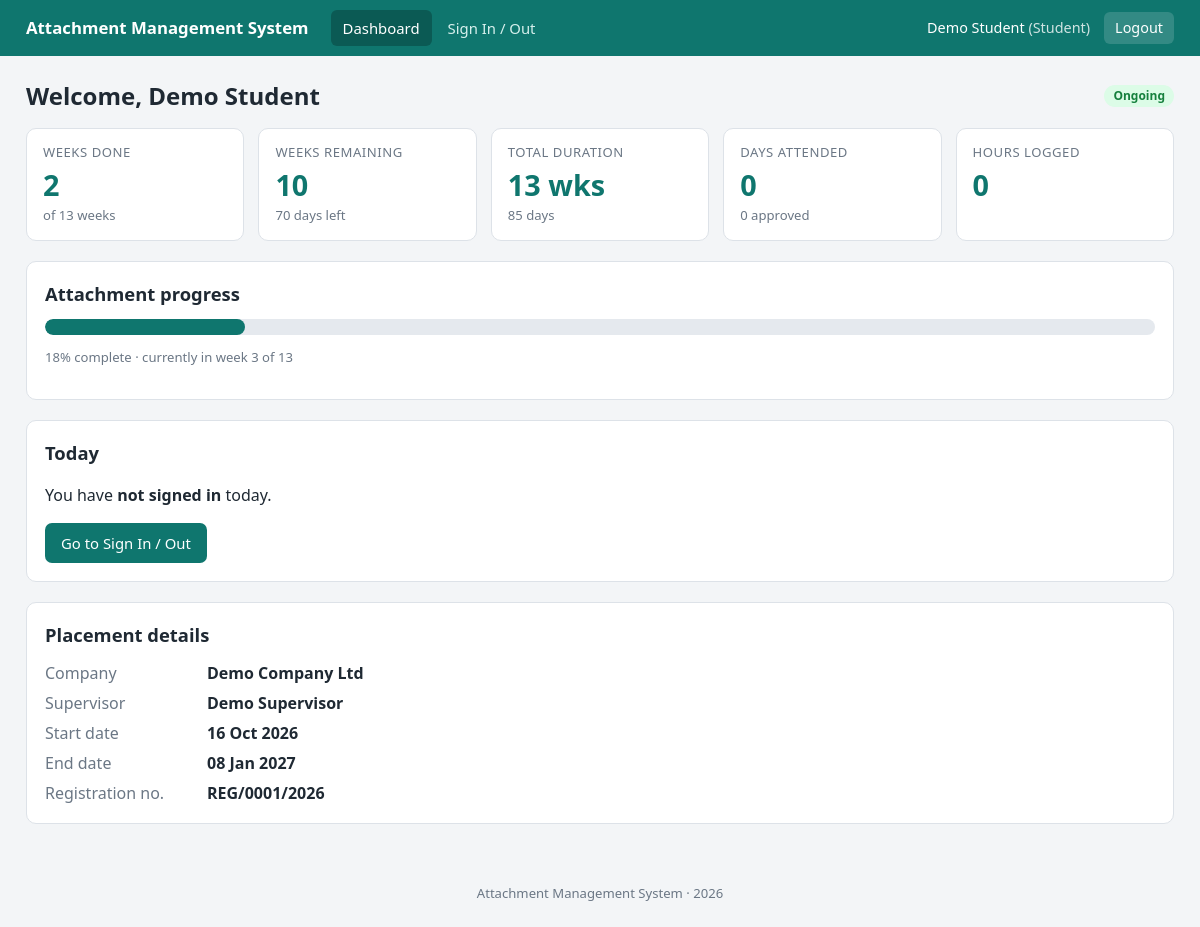
Page /dashboard.php (signed in) on the committed database.
### tables this page shows
CREATE TABLE IF NOT EXISTS placements (
  id INT AUTO_INCREMENT PRIMARY KEY,
  student_id INT NOT NULL,
  company_id INT NOT NULL,
  supervisor_id INT NULL,
  start_date DATE NOT NULL,
  end_date DATE NOT NULL,
  created_at TIMESTAMP NOT NULL DEFAULT CURRENT_TIMESTAMP,
  UNIQUE KEY uq_student (student_id),
  CONSTRAINT fk_pl_student FOREIGN KEY (student_id) REFERENCES users(id) ON DELETE CASCADE,
  CONSTRAINT fk_pl_company FOREIGN KEY (company_id) REFERENCES companies(id) ON DELETE RESTRICT,
  CONSTRAINT fk_pl_supervisor FOREIGN KEY (supervisor_id) REFERENCES users(id) ON DELETE SET NULL
);

CREATE TABLE IF NOT EXISTS users (
  id INT AUTO_INCREMENT PRIMARY KEY,
  full_name VARCHAR(120) NOT NULL,
  email VARCHAR(120) NOT NULL UNIQUE,
  password VARCHAR(255) NOT NULL,
  role ENUM('student','supervisor','coordinator','admin') NOT NULL,
  reg_no VARCHAR(50) NULL,
  phone VARCHAR(30) NULL,
  status ENUM('active','disabled') NOT NULL DEFAULT 'active',
  created_at TIMESTAMP NOT NULL DEFAULT CURRENT_TIMESTAMP
);

CREATE TABLE IF NOT EXISTS companies (
  id INT AUTO_INCREMENT PRIMARY KEY,
  name VARCHAR(150) NOT NULL,
  location VARCHAR(150) NULL,
  contact_person VARCHAR(120) NULL,
  phone VARCHAR(30) NULL,
  created_at TIMESTAMP NOT NULL DEFAULT CURRENT_TIMESTAMP
);

### includes/init.php (called while the page is built, shortened)
<?php
try {
    $db = new mysqli(DB_HOST, DB_USER, DB_PASS, DB_NAME);
    $db->set_charset('utf8mb4');
} catch (mysqli_sql_exception $ex) {
    die('<h3>Database connection failed</h3><p>Start <b>Apache</b> and <b>MySQL</b> in the XAMPP Control Panel, then import <code>database.sql</code> in phpMyAdmin.</p>');
}
function e($s) { return htmlspecialchars((string)$s, ENT_QUOTES, 'UTF-8'); }
function q($sql, $types = '', ...$params) {
    global $db;
    $st = $db->prepare($sql);
    if ($types !== '') {
        $st->bind_param($types, ...$params);
    }
    $st->execute();
    return $st;
}
function rows($sql, $types = '', ...$params) {
    return q($sql, $types, ...$params)->get_result()->fetch_all(MYSQLI_ASSOC);
}
function row($sql, $types = '', ...$params) {
    $r = rows($sql, $types, ...$params);
    return $r ? $r[0] : null;
}
function current_user() {
    return $_SESSION['user'] ?? null;
}
require_once __DIR__ . '/functions.php';

### dashboard.php (the view, shortened to what this page needs)
<?php
require 'includes/init.php';
require 'includes/header.php';
$today = date('Y-m-d');
if ($u['role'] === 'student'):
    $pl = row(placement_sql() . " WHERE p.student_id = ? ORDER BY p.start_date DESC LIMIT 1", 'i', $u['id']);
    if (!$pl): ?>
        <div class="card">
          <h2>Welcome, <?= e($u['name']) ?></h2>
          <p>You have not been assigned to a placement yet. Please contact your attachment coordinator.</p>
        </div>
    <?php else:
        $pr  = placement_progress($pl);
        $rec = row("SELECT * FROM attendance WHERE placement_id = ? AND att_date = ?", 'is', $pl['id'], $today);
    ?>
        <div class="page-head">
          <h1>Welcome, <?= e($u['name']) ?></h1>
          <?= state_badge($pr['state']) ?>
        </div>
        <div class="stats">
        </div>
        <div class="card">
          <h2>Attachment progress</h2>
          <div class="bar big"><span style="width:<?= $pr['percent'] ?>%"></span></div>
          <p class="small muted"><?= $pr['percent'] ?>% complete
            <?php if ($pr['current_week'] > 0): ?> · currently in week <?= $pr['current_week'] ?> of <?= $pr['total_weeks'] ?><?php endif; ?></p>
        </div>
        <div class="card">
          <h2>Today</h2>
          <p>
            <?php if (!$rec): ?>
              You have <strong>not signed in</strong> today.
            <?php elseif (!$rec['time_out']): ?>
              Signed in at <strong><?= fmt_time($rec['time_in']) ?></strong>. Remember to sign out when you leave.
            <?php else: ?>
              Signed in <strong><?= fmt_time($rec['time_in']) ?></strong> and signed out <strong><?= fmt_time($rec['time_out']) ?></strong>.
            <?php endif; ?>
          </p>
          <a class="btn" href="attendance.php">Go to Sign In / Out</a>
        </div>
        <div class="card">
          <h2>Placement details</h2>
          <dl class="details">
            <dt>Company</dt><dd><?= e($pl['company_name']) ?></dd>
            <dt>Supervisor</dt><dd><?= $pl['supervisor_name'] ? e($pl['supervisor_name']) : 'Not assigned yet' ?></dd>
            <dt>Start date</dt><dd><?= fmt_date($pl['start_date']) ?></dd>
            <dt>End date</dt><dd><?= fmt_date($pl['end_date']) ?></dd>
            <dt>Registration no.</dt><dd><?= e($pl['reg_no']) ?></dd>
          </dl>
        </div>
    <?php endif;
endif;
require 'includes/footer.php';

### css/style.css (style rules this page uses)
:root { --primary: #0f766e; --primary-dark: #0b5a54; --bg: #f3f5f7; --card: #ffffff; --text: #1f2933; --muted: #6b7785; --border: #dde2e8; --ok: #15803d; --warn: #b45309; --bad: #b91c1c; --info: #1d4ed8; }
* { box-sizing: border-box; }
body { margin: 0; font-family: "Segoe UI", system-ui, -apple-system, Arial, sans-serif; background: var(--bg); color: var(--text); line-height: 1.5; }
a { color: var(--primary); }
.muted { color: var(--muted); }
.small { font-size: 0.82rem; }
h1 { font-size: 1.5rem; margin: 0 0 16px; }
h2 { font-size: 1.15rem; margin: 0 0 12px; }
.card { background: var(--card); border: 1px solid var(--border); border-radius: 10px; padding: 18px; margin-bottom: 20px; }
.page-head { display: flex; justify-content: space-between; align-items: center; gap: 12px; flex-wrap: wrap; margin-bottom: 14px; }
.page-head h1 { margin: 0; }
.stats { display: grid; grid-template-columns: repeat(auto-fit, minmax(170px, 1fr)); gap: 14px; margin-bottom: 20px; }
.bar { background: #e5e9ee; border-radius: 99px; height: 10px; overflow: hidden; margin-bottom: 3px; }
.bar span { display: block; height: 100%; background: var(--primary); border-radius: 99px; }
.bar.big { height: 16px; }
.btn, button { display: inline-block; background: var(--primary); color: #fff; border: 0; padding: 9px 16px; border-radius: 7px; font-size: 0.93rem; cursor: pointer; text-decoration: none; font-family: inherit; }
dl.details { display: grid; grid-template-columns: 150px 1fr; gap: 6px 12px; margin: 0; }
dl.details dt { color: var(--muted); }
dl.details dd { margin: 0; font-weight: 600; }

### rows in the picture
placements: student.full_name "Demo Student", start_date+end_date "18", start_date+end_date "3", start_date+end_date "13", company.name "Demo Company Ltd", supervisor.full_name "Demo Supervisor", start_date "16 Oct 2026", end_date "08 Jan 2027", student.reg_no "REG/0001/2026"

### other values in the picture
APP_NAME "Attachment Management System"
$label "Dashboard"
$label "Sign In / Out"
$u['name'] "Demo Student"
$u['role'] "Student"
$state "Ongoing"
$label "WEEKS DONE WEEKS REMAINING TOTAL DURATION DAYS ATTENDED HOURS LOGGED"
$value "2 10 13 wks 0 0"
$sub "of 13 weeks 70 days left 85 days 0 approved"
